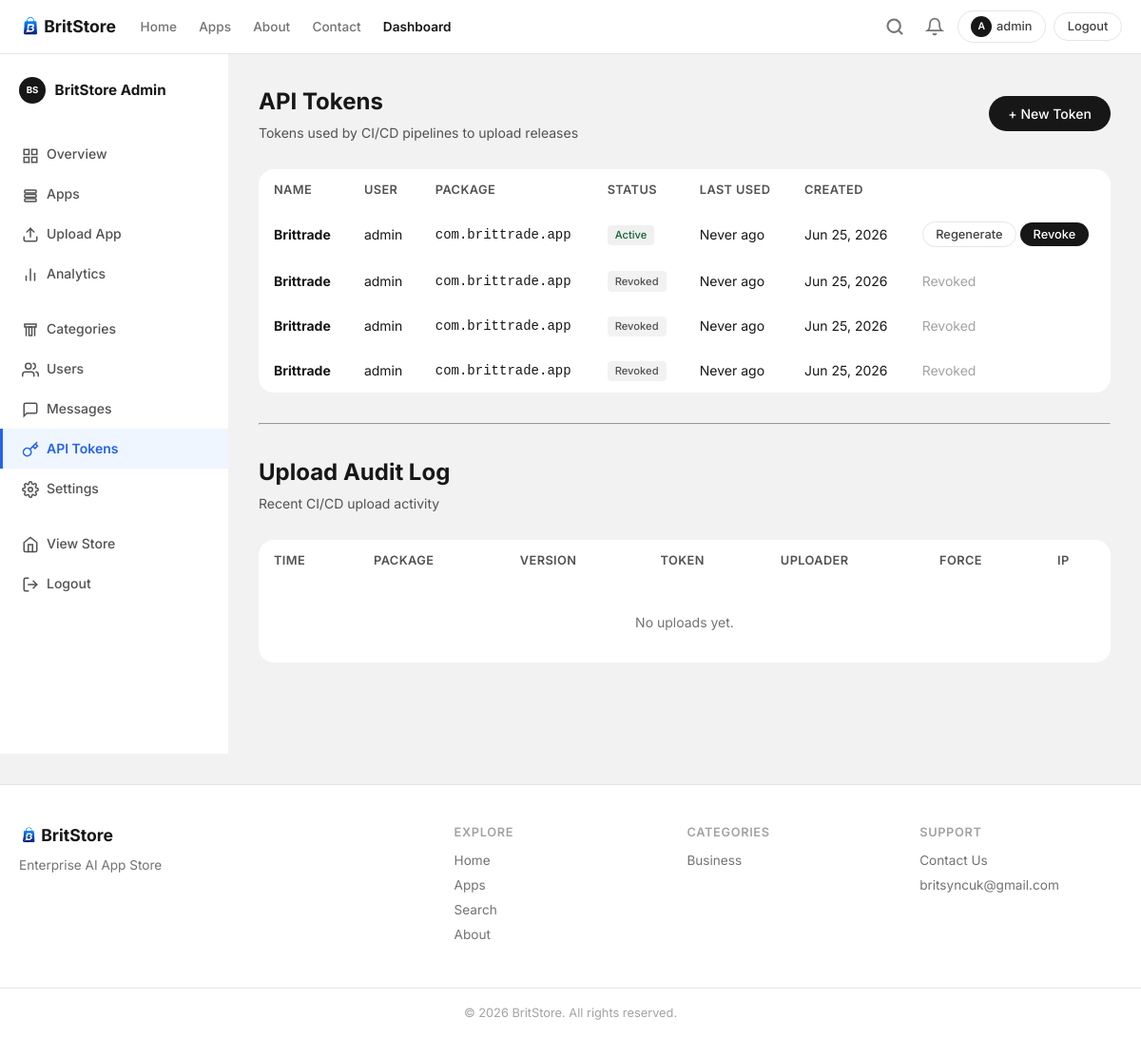
Page /dashboard/api-tokens/ (signed in) on the earlier database version.
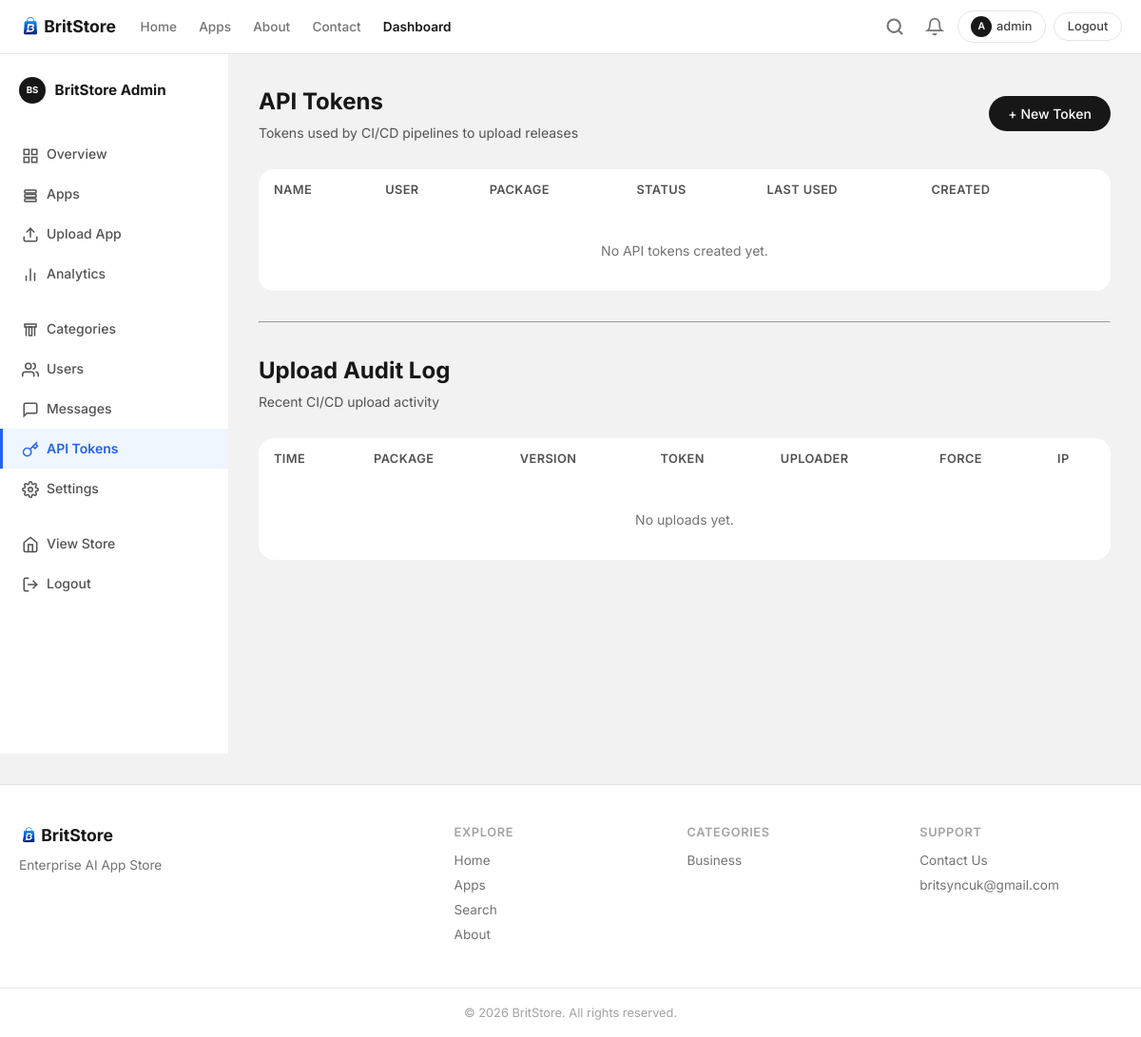
Same page on the later database version.
### store/models.py (models this page shows, shortened)
class ApiToken(models.Model):
    user = models.ForeignKey(User, on_delete=models.CASCADE, related_name='api_tokens')
    name = models.CharField(max_length=100, help_text='Label for this token (e.g. "GitHub Actions - MyApp")')
    package_name = models.CharField(
        max_length=200, blank=True, default='',
        help_text='If set, this token can only upload releases for this package name (e.g. com.ascentra.crm). Leave empty for unrestricted access.',
    )
    token_hash = models.CharField(max_length=64, unique=True, editable=False, db_index=True, null=True)
    is_active = models.BooleanField(default=True)
    created_at = models.DateTimeField(auto_now_add=True)
    last_used = models.DateTimeField(null=True, blank=True)
    _raw_cache = None  # holds the raw token between generate and save
    class Meta:
        ordering = ['-created_at']

class User(AbstractUser):
    ROLE_SUPER_ADMIN = 'super_admin'
    ROLE_APP_MANAGER = 'app_manager'
    ROLE_NORMAL_USER = 'normal_user'
    ROLE_CHOICES = [
        (ROLE_SUPER_ADMIN, 'Super Admin'),
        (ROLE_APP_MANAGER, 'App Manager'),
        (ROLE_NORMAL_USER, 'Normal User'),
    ]
    role = models.CharField(max_length=20, choices=ROLE_CHOICES, default=ROLE_NORMAL_USER)
    is_fingerprint_user = models.BooleanField(default=False)
    has_upgraded = models.BooleanField(default=False)
    class Meta:
        ordering = ['username']
    @property
    def is_super_admin(self):
        return self.role == self.ROLE_SUPER_ADMIN or self.is_superuser
    @property
    def can_access_dashboard(self):
        return self.is_super_admin or self.is_app_manager or self.is_staff
    @property
    def avatar_letter(self):
        return self.username[0].upper() if self.username else '?'

class Category(models.Model):
    name = models.CharField(max_length=100, unique=True)
    slug = models.SlugField(max_length=120, unique=True, blank=True)
    description = models.TextField(blank=True)
    icon = models.ImageField(upload_to='category_icons/', blank=True)
    icon_emoji = models.CharField(max_length=10, blank=True, help_text='Fallback emoji if no icon image')
    created_at = models.DateTimeField(auto_now_add=True)
    class Meta:
        verbose_name_plural = 'Categories'
        ordering = ['name']

### store/views.py (the view)
# urls.py: path('dashboard/api-tokens/', views.manage_api_tokens, name='dashboard_api_tokens'),
@super_admin_required
def manage_api_tokens(request):
    tokens = ApiToken.objects.select_related('user').all()
    ctx = {
        'tokens': tokens,
        'audit_logs': UploadAuditLog.objects.select_related('token', 'uploader').all()[:50],
    }
    for k in ('new_api_token', 'new_api_token_name', 'new_api_token_package'):
        val = request.session.pop(k, None)
        if val:
            ctx[k] = val
    return render(request, 'dashboard/api_tokens.html', ctx)

### store/context_processors.py (called while the page is built)
def site_context(request):
    settings_obj = WebsiteSettings.get_solo()
    from store.models import Category, Notification
    nav_categories = Category.objects.annotate(
        published_count=Count('apps', filter=Q(apps__published=True)),
    ).filter(published_count__gt=0)[:8]
    notifications = []
    unread_notifications = 0
    if request.user.is_authenticated and request.user.is_super_admin:
        notifications = Notification.objects.all()[:10]
        unread_notifications = Notification.objects.filter(is_read=False).count()
    return {
        'site_settings': settings_obj,
        'nav_categories': nav_categories,
        'notifications': notifications,
        'unread_notifications': unread_notifications,
    }

### store/models.py (called while the page is built)
    @classmethod
    def get_solo(cls):
        obj, _ = cls.objects.get_or_create(pk=1)
        return obj

### store/permissions.py (called while the page is built)
def super_admin_required(view_func):
    @dashboard_required
    @wraps(view_func)
    def wrapper(request, *args, **kwargs):
        if not request.user.is_super_admin:
            messages.error(request, 'Super Admin access required.')
            raise PermissionDenied
        return view_func(request, *args, **kwargs)
    return wrapper

### templates/dashboard/api_tokens.html (shortened to what this page needs)
{% extends 'base.html' %}
{% load static %}
{% block extra_css %}<link rel="stylesheet" href="{% static 'css/dashboard.css' %}">{% endblock %}
{% block content %}
<div class="dashboard-layout">
{% include 'dashboard/sidebar.html' %}
<div class="dashboard-main">
<div class="dashboard-header flex-between">
    <div>
        <h1>API Tokens</h1>
        <p>Tokens used by CI/CD pipelines to upload releases</p>
    </div>
    <a href="{% url 'dashboard_api_token_create' %}" class="btn btn-primary">+ New Token</a>
</div>
<div class="card">
    <table class="dash-table">
        <thead>
            <tr>
                <th>Name</th>
                <th>User</th>
                <th>Package</th>
                <th>Status</th>
                <th>Last Used</th>
                <th>Created</th>
                <th></th>
            </tr>
        </thead>
        <tbody>
            {% for tok in tokens %}
            <tr>
                <td><strong>{{ tok.name }}</strong></td>
                <td>{{ tok.user.username }}</td>
                <td>{% if tok.package_name %}<code>{{ tok.package_name }}</code>{% else %}<span class="text-muted">Any</span>{% endif %}</td>
                <td>{% if tok.is_active %}<span class="badge badge-success">Active</span>{% else %}<span class="badge badge-error">Revoked</span>{% endif %}</td>
                <td>{{ tok.last_used|timesince|default:"Never" }} ago</td>
                <td>{{ tok.created_at|date:"M d, Y" }}</td>
                <td style="white-space:nowrap">
                    {% if tok.is_active %}
                    <form method="post" action="{% url 'dashboard_api_token_regenerate' tok.pk %}" style="display:inline">
                        <button class="btn btn-sm btn-outline" onclick="return confirm('Regenerate this token? Apps using it will stop working until updated.')">Regenerate</button>
                    </form>
                    <form method="post" action="{% url 'dashboard_api_token_revoke' tok.pk %}" style="display:inline">
                        <button class="btn btn-sm btn-danger" onclick="return confirm('Revoke this token? This cannot be undone.')">Revoke</button>
                    </form>
                    {% else %}
                    <span class="text-muted">Revoked</span>
                    {% endif %}
                </td>
            </tr>
            {% empty %}
            <tr>
                <td colspan="7" style="text-align:center;padding:2rem;color:var(--gray-500)">No API tokens created yet.</td>
            </tr>
            {% endfor %}
        </tbody>
    </table>
</div>
<hr style="margin:2rem 0">
<div class="dashboard-header">
    <div>
        <h2>Upload Audit Log</h2>
        <p>Recent CI/CD upload activity</p>
    </div>
</div>
<div class="card">
    <table class="dash-table">
        <thead>
            <tr>
                <th>Time</th>
                <th>Package</th>
                <th>Version</th>
                <th>Token</th>
                <th>Uploader</th>
                <th>Force</th>
                <th>IP</th>
            </tr>
        </thead>
        <tbody>
            {% for log in audit_logs %}
            <tr>
                <td>{{ log.created_at|timesince }} ago</td>
                <td><code>{{ log.package_name }}</code></td>
                <td>v{{ log.version }} ({{ log.version_code }})</td>
                <td>{{ log.token_name }}</td>
                <td>{{ log.uploader.username|default:"?" }}</td>
                <td>{% if log.force_update %}<span class="badge badge-error">Force</span>{% else %}<span class="badge badge-success">Normal</span>{% endif %}</td>
                <td>{{ log.ip_address|default:"—" }}</td>
            </tr>
            {% empty %}
            <tr>
                <td colspan="7" style="text-align:center;padding:2rem;color:var(--gray-500)">No uploads yet.</td>
            </tr>
            {% endfor %}
        </tbody>
    </table>
</div>
</div>
</div>
{% endblock %}

### templates/base.html (shortened to what the changed rows need)
{% load static %}
<!DOCTYPE html>
<html lang="en">
<head>
    <link rel="stylesheet" href="{% static 'css/style.css' %}?v=2">
    {% block extra_css %}{% endblock %}
</head>
<body>
    <main>
        {% block content %}{% endblock %}
    </main>
    <footer class="site-footer">
        <div class="container footer-grid">
            <div class="footer-links">
                <h4>Categories</h4>
                {% for cat in nav_categories|slice:":5" %}
                <a href="{% url 'category' cat.slug %}">{{ cat.name }}</a>
                {% empty %}
                <span class="text-muted">No categories yet</span>
                {% endfor %}
            </div>
        </div>
    </footer>
</body>
</html>

Differences in the rows shown:
removed ApiToken: name "Brittrade", user.username "admin", package_name "com.brittrade.app", is_active "Active", last_used "Never", created_at "Jun 25, 2026"
removed ApiToken: name "Brittrade", user.username "admin", package_name "com.brittrade.app", is_active "Revoked", last_used "Never", created_at "Jun 25, 2026"
removed ApiToken: name "Brittrade", user.username "admin", package_name "com.brittrade.app", is_active "Revoked", last_used "Never", created_at "Jun 25, 2026"
removed ApiToken: name "Brittrade", user.username "admin", package_name "com.brittrade.app", is_active "Revoked", last_used "Never", created_at "Jun 25, 2026"
Other differences:
text now shown: "No API tokens created yet."
